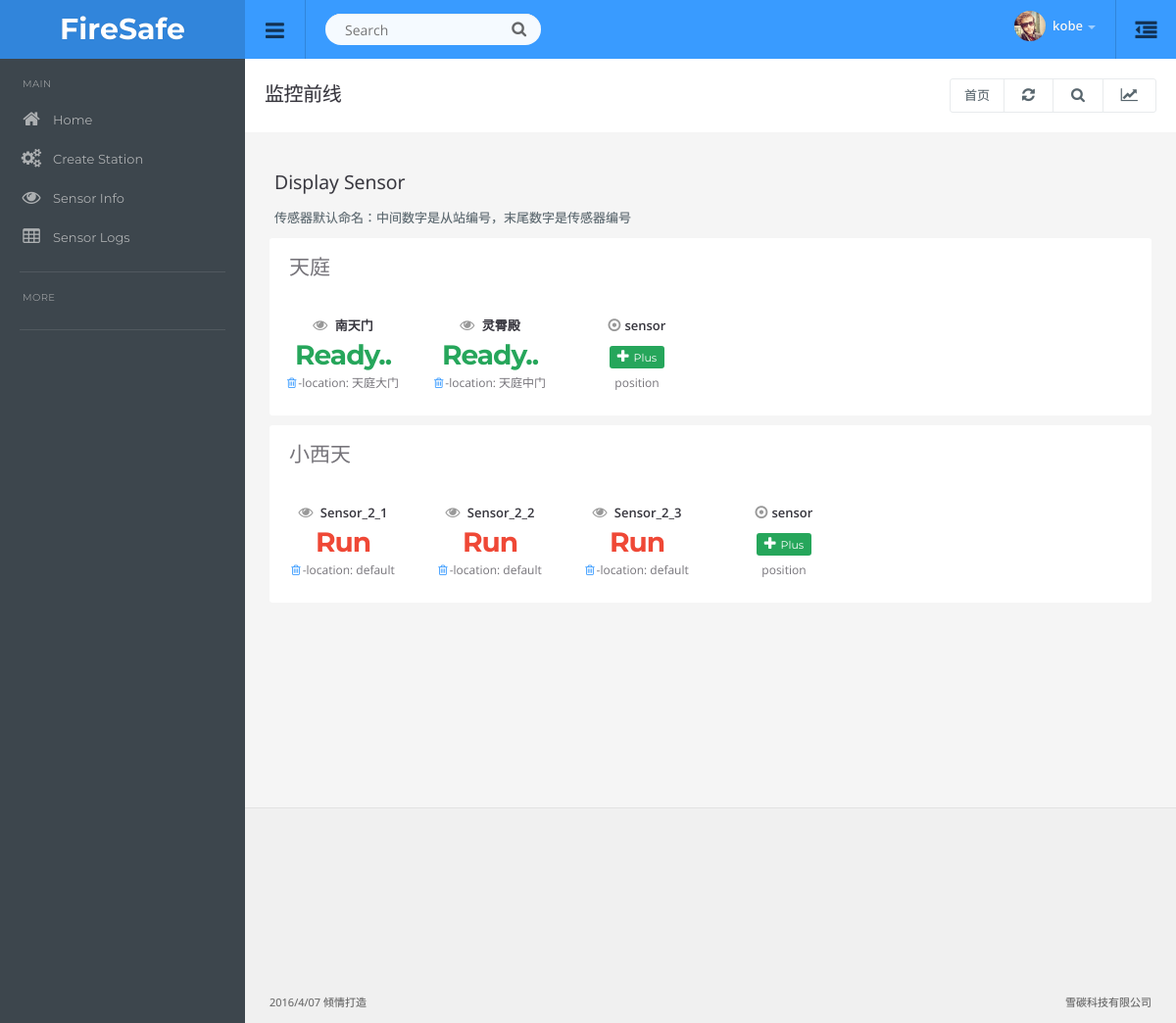
Screenshot of /sensor/display (signed in) with the database file from the repository.
### app/models.py (models this page shows, shortened)
class User(UserMixin, db.Model):
    __tablename__ = 'users'
    id            = db.Column(db.Integer,primary_key=True)
    email         = db.Column(db.String(64), unique=True, index=True)
    username      = db.Column(db.String(64),unique=True,index=True)
    role_id       = db.Column(db.Integer, db.ForeignKey('roles.id'))
    password_hash = db.Column(db.String(128))
    name          = db.Column(db.String(64))
    company       = db.Column(db.String(64))
    member_since  = db.Column(db.DateTime(), default=datetime.now)
    last_seen     = db.Column(db.DateTime(), default=datetime.now)
    understudy    = db.Column(db.Boolean(),default=True)
    def ping(self):
        self.last_seen = datetime.now()
        db.session.add(self)
    def can(self, permissions):
        return self.role is not None and \
        (self.role.permissions & permissions) == permissions
    def is_administrator(self):
        return self.can(Permission.ADMIN)
    class AnoymusUser(AnonymousUserMixin):
        def can(self, permissions):
            return False
        def is_administrator(self):
            return False
    login_manager.anonymous_user = AnoymusUser
    @property
    def password(self):
        raise AttributeError('password is not a readabel attribute')

class SonModel(db.Model):
    __tablename__ = 'sonmodels'
    id            = db.Column(db.Integer, primary_key=True)
    name 		  = db.Column(db.String(128), unique=True)
    slaveaddress  = db.Column(db.Integer)
    location      = db.Column(db.String(128))
    sensorsNumber = db.Column(db.Integer)
    main_id       = db.Column(db.Integer, db.ForeignKey('mainmodels.id'))
    is_run        = db.Column(db.Boolean(), default=False)
    sensors       = db.relationship('Sensor', backref='sonmodel', lazy='dynamic')

class Sensor(db.Model):
    __tablename__ = 'sensors'
    id           = db.Column(db.Integer, primary_key=True)
    name         = db.Column(db.String(128), unique=True)
    location     = db.Column(db.String(128))
    position     = db.Column(db.Integer)
    is_top       = db.Column(db.Boolean(), default=False)
    is_run       = db.Column(db.Boolean(), default=False)
    sensor_state = db.Column(db.String(32), default=u'unOpen')
    create_time   = db.Column(db.DateTime(), default=datetime.now)
    sonmodel_id  = db.Column(db.Integer, db.ForeignKey('sonmodels.id'))
    sensorlogs    = db.relationship('SensorLog', backref='sensor', lazy='dynamic')

### app/sensor/views.py (the view)
@sensor.route('/display')
@login_required
def display():
    sonmodel = SonModel.query.filter_by(is_run=False).all()
    if sonmodel is not None:
        for s in sonmodel:
            s.is_run = True
            count = 0
            while count < s.sensorsNumber:
                sname = 'Sensor_'+str(s.id)+'_'+str(count+1)
                sensor = Sensor(name=sname, location='default', sonmodel=s, position=2*count)
                db.session.add(sensor)
                count += 1
            db.session.add(s)
            db.session.commit()
    sonmodels = SonModel.query.all()
    sensors = []
    for s in sonmodels:
        smodel_sensors = s.sensors.all()        #acquire of sonmodel's all sensor
        if smodel_sensors:                      #judge have sensors
            sensors.append(smodel_sensors)
    return render_template('displaysensor.html', sensors=sensors, sonmodels=sonmodels)

### app/auth/views.py (called while the page is built)
@auth.before_app_request
def before_request():
	if current_user.is_authenticated():
		current_user.ping()

### app/main/__init__.py (called while the page is built)
@main.app_context_processor
def inject_permissions():
	return dict(Permission=Permission)

### app/models.py (called while the page is built)
@login_manager.user_loader
def load_user(user_id):
	return User.query.get(int(user_id))

### app/templates/displaysensor.html (shortened to what this page needs)
{% extends "base.html" %}
{% block content %}
  <div class="row">
    <div class="col-md-12">
      <h4>Display Sensor</h4>
        <p>传感器默认命名：中间数字是从站编号，末尾数字是传感器编号</p>
          {% for smodel in sonmodels %}
            <ul class="topstats clearfix">
            <p class="lead" style="text-indent:20px;">{{ smodel.name }}</p>
            {% if sensors %}
              {% for sor in sensors %}
                {% if smodel.id == sor[0].sonmodel_id %}
                  {% for sensor in sor %}
                    <li class="col-xs-6 col-lg-2" id="sensor_{{sensor.id}}">
                      <span class="title"><i class="fa fa-eye"></i> {{ sensor.name }} </span>
                      {% if sensor.is_run %}
                        <h3 class="color-up" id="state_{{smodel.id}}{{sensor.position}}">
                          Ready..
                        </h3>
                      {% else %}
                        <a href="{{ url_for('sensor.createSensor', id=sensor.id) }}">
                          <h3 class="color-down" title="点击启动该传感器">Run</h3>
                        </a>
                      {% endif %}
                      <span class="diff"><a data-toggle="modal" data-target="#isDeleteModel{{sensor.id}}" title="删除该传感器"><i class="fa fa-trash-o"></i></a>-location: {{ sensor.location }}</span>
                    </li>
                  {% endfor %}
                {% endif %}
              {% endfor %}
            {% endif %}
              <li class="col-xs-6 col-lg-2" id="plusSensor">
                <span class="title"><i class="fa fa-dot-circle-o"></i>sensor</span>
                <h3><button onclick="plusSensor()" type="button" class="btn btn-success btn-xs"><i class="fa fa-plus"></i>Plus</button></h3>
                <span class="diff">position</span>
              </li>
            </ul>
          {% endfor %}
    </div>
  </div>
<br><br><br><br><br><br><br><br><br>
{% endblock %}

### app/templates/base.html (shortened to what this page needs)
<!DOCTYPE html>
<html lang="en">
  <head>
  {% block head %}
  <link href="/static/css/root.css" rel="stylesheet">
  {% endblock %}
  </head>
  <body>
  <div id="top" class="clearfix">
  	<div class="applogo">
  		<a href="{{ url_for('main.index') }}" class="logo">FireSafe</a>
  	</div>
    <a href="#" class="sidebar-open-button"><i class="fa fa-bars"></i></a>
    <form class="searchform">
      <input type="text" class="searchbox" id="searchbox" placeholder="Search">
      <span class="searchbutton"><i class="fa fa-search"></i></span>
    </form>
    <a href="#sidepanel" class="sidepanel-open-button"><i class="fa fa-outdent"></i></a>
    <ul class="top-right">
    {% if current_user.is_authenticated() %}
    <li class="dropdown link">
      <a href="#" data-toggle="dropdown" class="dropdown-toggle profilebox"><img src="/static/img/profileimg.png" alt="img"><b>{{current_user.username}}</b><span class="caret"></span></a>
    </li>
    {% else %}
    <a href="{{ url_for('auth.login') }}">
      <i class="fa fa-user"></i>&nbsp;&nbsp;Log In</a>
    </ul>
    {% endif %}
    </ul>
  </div>
<div class="sidebar clearfix">
<ul class="sidebar-panel nav">
  <li class="sidetitle">MAIN</li>
  <li><a href="{{ url_for('main.index') }}"><span class="icon color5"><i class="fa fa-home"></i></span>Home</a></li>
  <li><a href="{{ url_for('sensor.createSonModel') }}"><span class="icon color5"><i class="fa fa-cogs"></i></span>Create Station</a></li>
  <li><a href="{{ url_for('sensor.display') }}"><span class="icon color5"><i class="fa fa-eye"></i></span>Sensor Info</a></li>
  <li><a href="{{ url_for('sensor.displaysensortable') }}"><span class="icon color5"><i class="fa fa-table"></i></span>Sensor Logs</a></li>
</ul>
<ul class="sidebar-panel nav">
  <li class="sidetitle">MORE</li>
</ul>
</div>
<div class="content">
  <div class="page-header">
    <h1 class="title">监控前线</h1>
    <div class="right">
      <div class="btn-group" role="group" aria-label="...">
        <a href="{{ url_for('main.index') }}" class="btn btn-light">首页</a>
        <a href="#" class="btn btn-light"><i class="fa fa-refresh"></i></a>
        <a href="#" class="btn btn-light"><i class="fa fa-search"></i></a>
        <a href="#" class="btn btn-light" id="topstats"><i class="fa fa-line-chart"></i></a>
      </div>
    </div>
  </div>
<div class="container-default">
{% block content %}
{% endblock %}
</div>
<div class="row footer">
  <br><br><br><br><br><br><br><br>
  {% block footer %}
  <div class="col-md-6 text-left">
  2016/4/07 倾情打造
  </div>
  <div class="col-md-6 text-right">
    雪碳科技有限公司
  </div>
  {% endblock %}
</div>
</div>
</body>
</html>

### rows the page displays
User: username "kobe"
SonModel: name "天庭"
Sensor: name "南天门", location "天庭大门"
Sensor: name "灵霄殿", location "天庭中门"
SonModel: name "小西天"
Sensor: name "Sensor_2_1", location "default"
Sensor: name "Sensor_2_2", location "default"
Sensor: name "Sensor_2_3", location "default"
